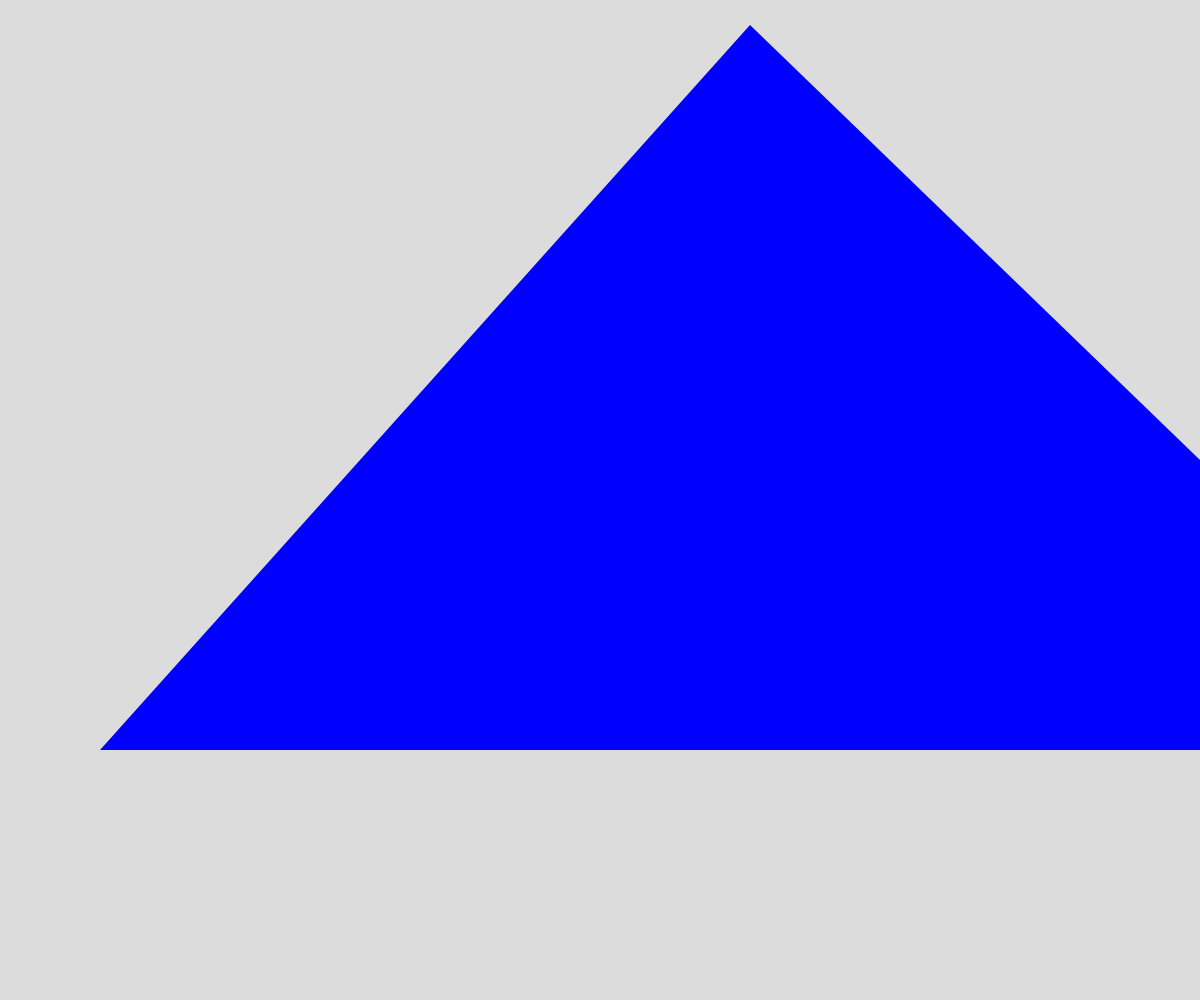
Frame 1 (no input)
Frame 60 (no input): identical to frame 1, image omitted
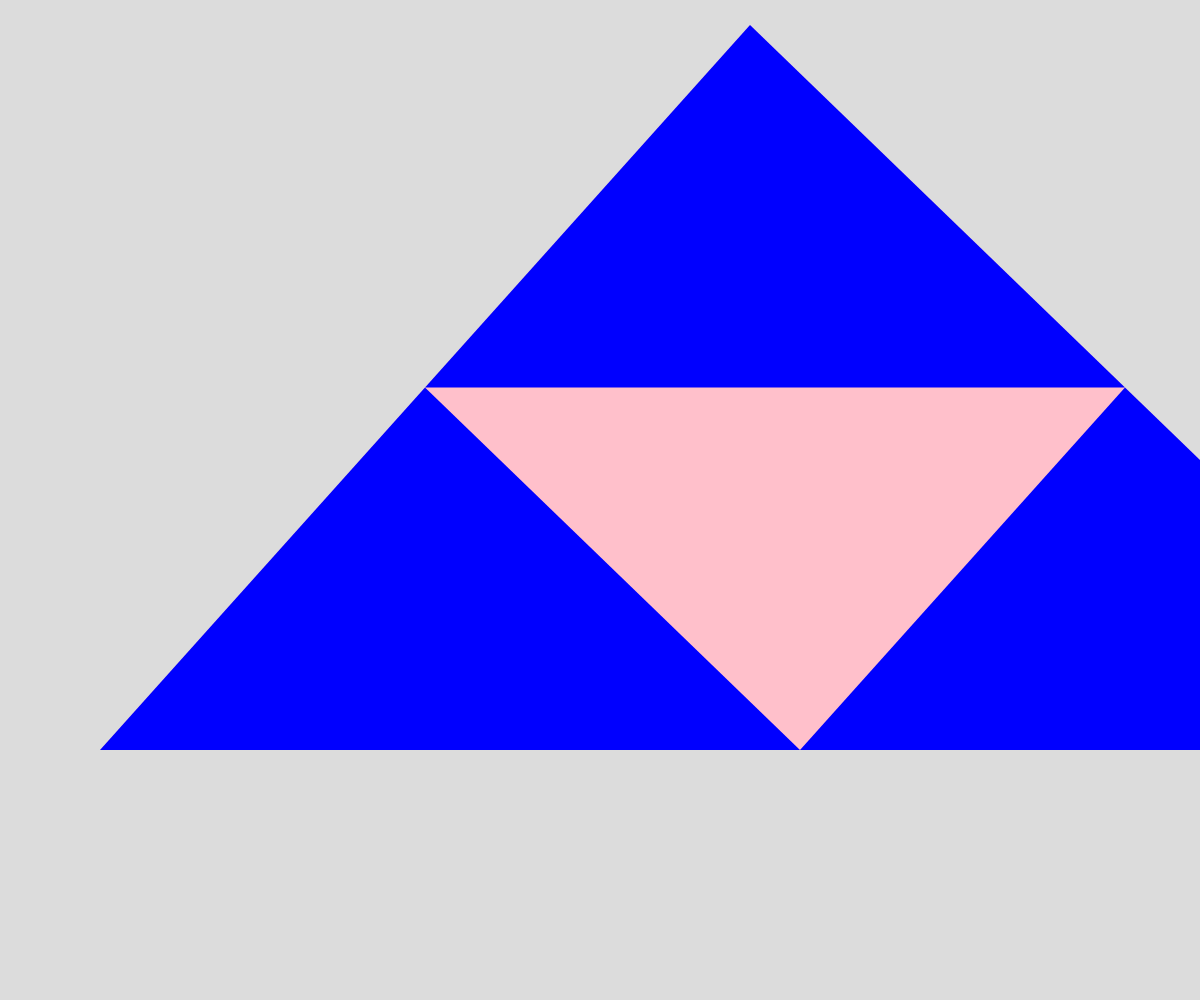
Frame 120 (the mouse pressed at the canvas centre since frame 60)

The p5.js sketch that drew these frames (run headless with seeded random() and noise() and a simulated clock; from frame 60 on, the mouse is pressed at the canvas centre):

// p5.js sketch
// ── sketch.js
// sierpinski triangle
// recursion demo


let initialTriangle = [
  {x: 750, y: 25},
  {x: 100, y: 750},
  {x: 1500, y: 750}
];
let theDepth = 0;
let theColors = ["blue", "pink", "purple", "cream", "teal", "purple", "pink", "blue"];

function setup() {
  createCanvas(windowWidth, windowHeight);
  noStroke();
}

function draw() {
  background(220);
  sierpinski(initialTriangle, theDepth);
}

function mousePressed() {
  if (theDepth < 7) {
    theDepth++;
  }
}

function sierpinski(points, depth) {
  fill(theColors[depth]);
  triangle(points[0].x, points[0].y,
    points[1].x, points[1].y,
    points[2].x, points[2].y);

  //exit clause
  if (depth > 0) {
    //draw upper triangle
    sierpinski([points[0],
      midpoint(points[0], points[1]),
      midpoint(points[0], points[2])],
    depth - 1);

    //draw left triangle
    sierpinski([points[1],
      midpoint(points[0], points[1]),
      midpoint(points[1], points[2])],
    depth - 1);

    //draw right triangle
    sierpinski([points[2],
      midpoint(points[0], points[2]),
      midpoint(points[1], points[2])],
    depth - 1);
  }
}

function midpoint(point1, point2) {
  let midX = (point1.x + point2.x)/2;
  let midY = (point1.y + point2.y)/2;
  return {x: midX, y: midY};
}
